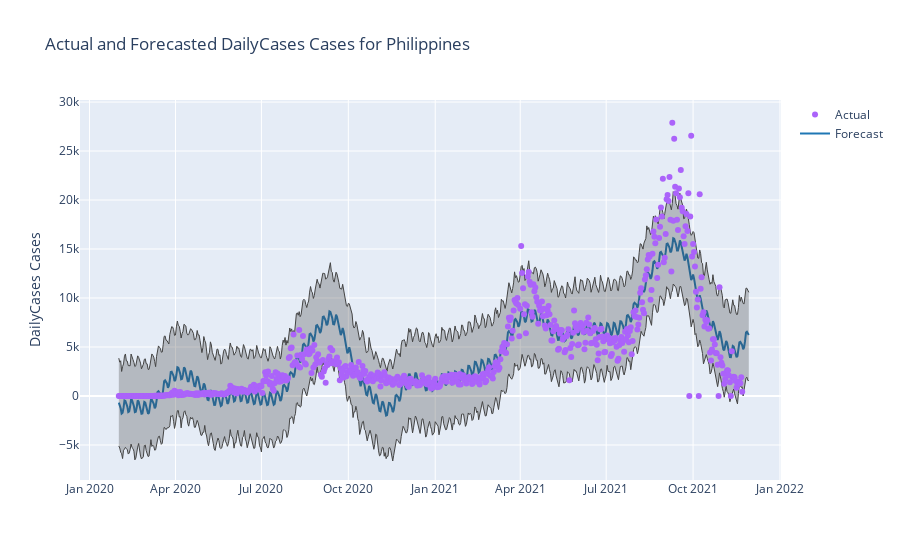

Notebook cell for this chart:
### Markdown cell above
#### Step 7: Run code to plot actual and predicted values with corresponding error bands.
Prophet generates different forecasted information that will help buil confidence of our results. This include predictin intervals for each prediction made. Plots can help visualize these intervals. In this plot, we will include the actual values so that we can assess performance of our model visually. Note that the right most part of the plot does not have actual values for these are the predictions resulted from our modeling.

### Code cell
fig = go.Figure([
    go.Scatter(
        name='Forecast',
        x=forecast['ds'],
        y=forecast['yhat'],
        mode='lines',
        line=dict(color='rgb(31, 119, 180)'),
    ),
    go.Scatter(
        name='Upper Bound',
        x=forecast['ds'],
        y=forecast['yhat_upper'],
        mode='lines',
        marker=dict(color="#444"),
        line=dict(width=1),
        showlegend=False
    ),
    go.Scatter(
        name='Lower Bound',
        x=forecast['ds'],
        y=forecast['yhat_lower'],
        marker=dict(color="#444"),
        line=dict(width=1),
        mode='lines',
        fillcolor='rgba(68, 68, 68, 0.3)',
        fill='tonexty',
        showlegend=False
    ),
    go.Scatter(
        x=df['ds'], 
        y = df['y'], 
        mode='markers', 
        name='Actual'
    )
])
fig.update_layout(
    yaxis_title=f'{varFC.value} Cases',
    title=f'Actual and Forecasted {varFC.value} Cases for {countryFC.value}',
    hovermode="x"
)
fig.show()

### Figure 1 — Plotly figure (JSON) as saved in the notebook; plotly's stock layout.template omitted (floating-point values rounded to 4 significant figures; data arrays with more than 128 entries replaced by an {"elided": "..."} marker saying what was removed)
{"data": [{"line": {"color": "rgb(31, 119, 180)"}, "mode": "lines", "name": "Forecast", "type": "scatter", "x": {"elided": "668 str values"}, "y": {"elided": "668 float values"}}, {"line": {"width": 1}, "marker": {"color": "#444"}, "mode": "lines", "name": "Upper Bound", "showlegend": false, "type": "scatter", "x": {"elided": "668 str values"}, "y": {"elided": "668 float values"}}, {"fill": "tonexty", "fillcolor": "rgba(68, 68, 68, 0.3)", "line": {"width": 1}, "marker": {"color": "#444"}, "mode": "lines", "name": "Lower Bound", "showlegend": false, "type": "scatter", "x": {"elided": "668 str values"}, "y": {"elided": "668 float values"}}, {"mode": "markers", "name": "Actual", "type": "scatter", "x": {"elided": "661 str values"}, "y": {"elided": "661 int values"}}], "layout": {"hovermode": "x", "title": {"text": "Actual and Forecasted DailyCases Cases for Philippines"}, "yaxis": {"title": {"text": "DailyCases Cases"}}}}
